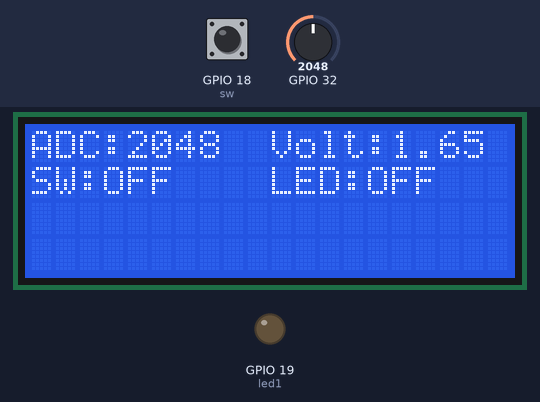
Bench run of a sketch on a simulated ESP32. Parts: 20×4 character LCD, output pins drawn as LEDs (lit = HIGH). The inputs (shaded band) are chosen by the test bench; at power-on: GPIO 18 (sw) HIGH, GPIO 32 = 2048.

Above: at 1.2 s.
1.3 s: GPIO 18 (sw) pulled LOW for 0.65 s
At 2.0 s:
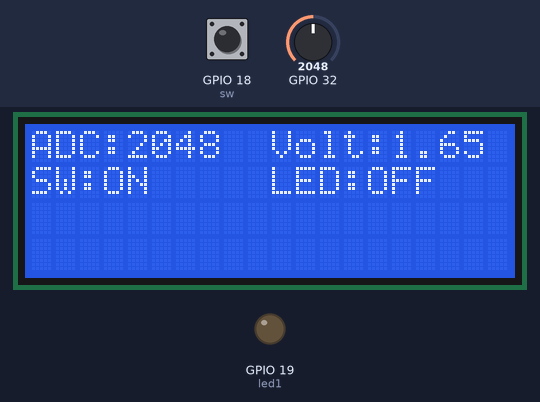
3.7 s: GPIO 32 set to 2866
At 4.3 s:
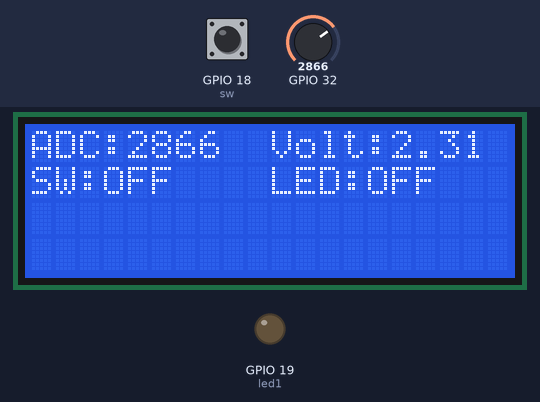
5.3 s: GPIO 18 (sw) pulled LOW for 1 s
At 6.1 s:
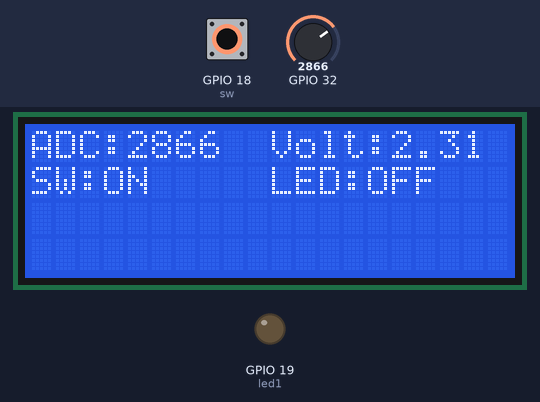
8.0 s: GPIO 32 set to 3603
At 9.0 s:
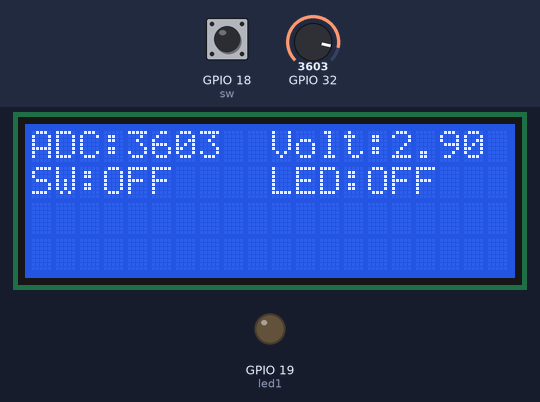
9.6 s: GPIO 18 (sw) pulled LOW for 0.65 s
At 10.2 s:
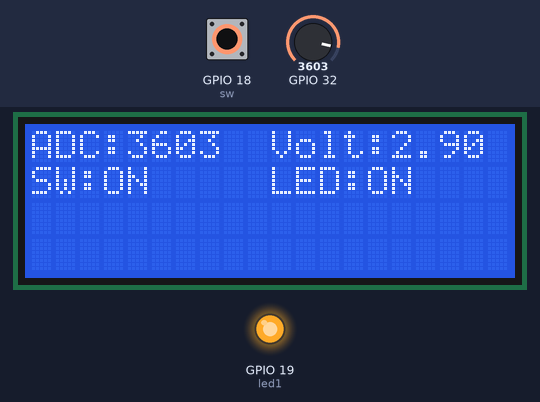
11.8 s: GPIO 18 (sw) pulled LOW for 3.2 s
At 16.1 s:
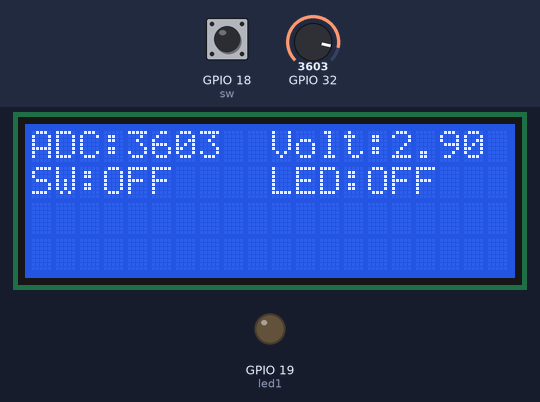
Timing chart, 0 to 17.6 s (numbered marks = the images above; inputs shaded):
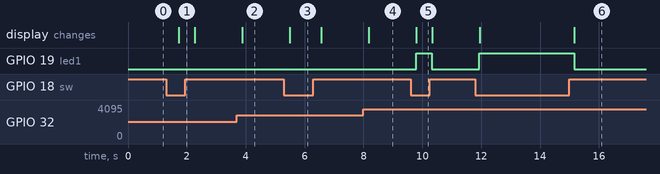

Measured:
- after the input at 1.3 s, the display: changes after 0.43 s (image 1)
- after the input at 3.7 s, the display: changes after 0.18 s (image 2)
- after the input at 5.3 s, the display: changes after 0.19 s (image 3)
- after the input at 8.0 s, the display: changes after 0.18 s (image 4)
- after the input at 9.6 s, GPIO 19 (led1): LOW → HIGH after 0.19 s, → LOW 0.54 s later; the display: changes after 0.20 s (image 5)
- after the input at 11.8 s, GPIO 19 (led1): LOW → HIGH after 0.14 s, → LOW 3.2 s later; the display: first changes after 0.15 s (image 6 shows a later state)

The sketch:

5.ino
```cpp
#include <Wire.h>
#include <LiquidCrystal_I2C.h>
LiquidCrystal_I2C lcd(0x27, 20, 4);

const int sw = 18;
const int led1 = 19;

void setup() {
  lcd.init();
  lcd.backlight();
  lcd.print("Hello, world!");
  pinMode(sw, INPUT_PULLUP);
  pinMode(led1, OUTPUT);
}
void loop() {
  int adc32 = analogRead(32);
  float volt32 = (adc32/4095.0)*3.3;
  lcd.clear();
  lcd.setCursor(0,0);
  lcd.print("ADC:");
  lcd.setCursor(4,0);
  lcd.print(adc32);
  lcd.setCursor (10,0);
  lcd.print("Volt:");
  lcd.setCursor(15,0);
  lcd.print(volt32);
  lcd.setCursor(0,1);
  lcd.print("SW:");
  lcd.setCursor(3, 1);
  if(digitalRead(sw)){
    lcd.print("OFF");
    digitalWrite(led1, LOW);
  }
  else{
    lcd.print("ON");
    if(volt32 >= 2.5){
      digitalWrite(led1, HIGH);
    }
    else if(volt32 < 2.5){
      digitalWrite(led1, LOW);
    }
  }
  lcd.setCursor(10,1);
  lcd.print("LED: ");
  lcd.setCursor(14,1);
  if(digitalRead(led1)){
    lcd.print("ON");
  }
  else{
    lcd.print("OFF");
  }
  delay(500);

}
```
